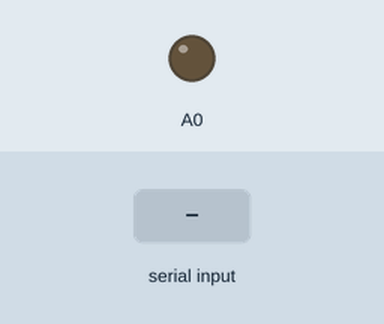
A sketch run on a simulated Arduino Uno, built with avr-gcc and run on an emulated ATmega328P. On the bench: output pins drawn as LEDs (lit = HIGH). The inputs (shaded band) are chosen by the test bench.

Above: at 1.2 s.
1.3 s: "1" received over Serial
At 2.5 s:
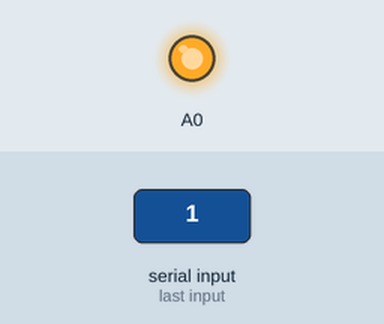
2.8 s: "0" received over Serial
At 3.7 s:
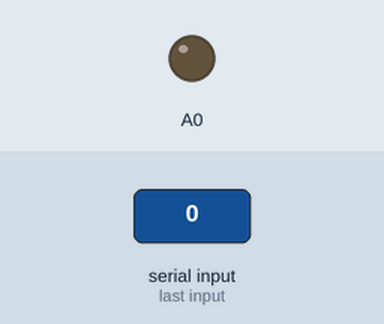
Timing chart, 0 to 5.8 s (numbered marks = the images above; inputs shaded):
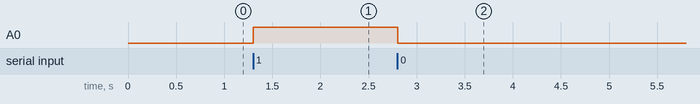

Measured:
- after the input at 1.3 s, A0: LOW → HIGH at once
- after the input at 2.8 s, A0: HIGH → LOW at once

The sketch:

mon28assignment.ino
```cpp
void setup() {
  Serial.begin(9600);
  pinMode(A0, OUTPUT);
}

void loop() {
  //checking if there is a connection with Processing
  if (Serial.available()) {

    //checking the signal received; if it's 1, light up the LED
    if (Serial.read() == '1') {
      digitalWrite(A0, HIGH);
    } else {    //checking the signal again; if it's 0, keep the LED turned off
      digitalWrite(A0, LOW);
    }
  }
  delay(1);
}
```
